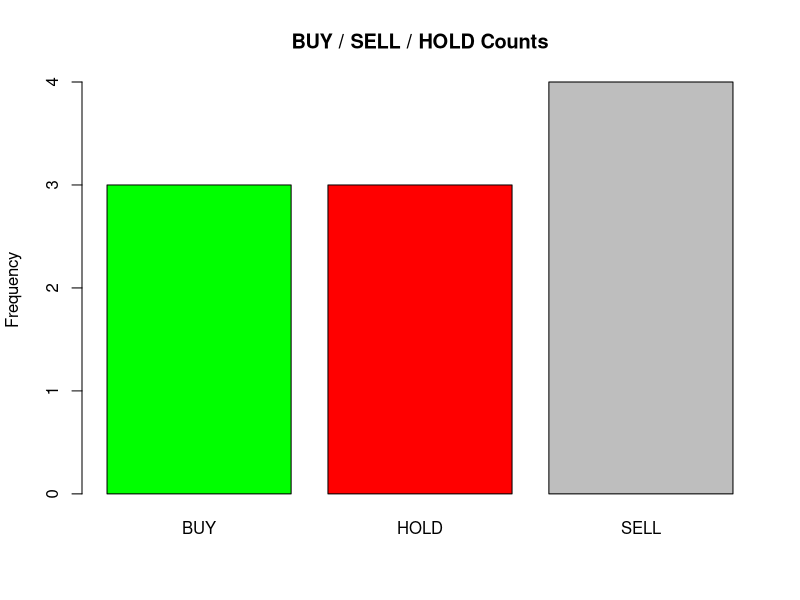
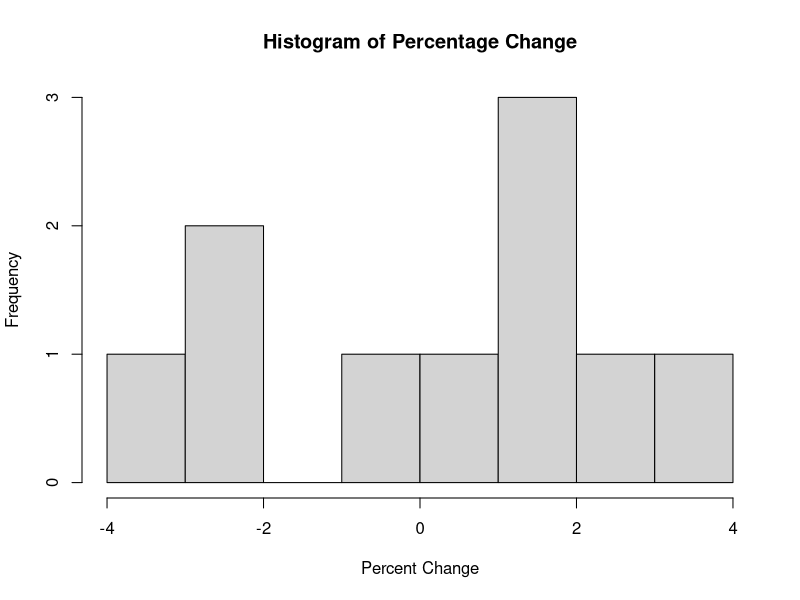
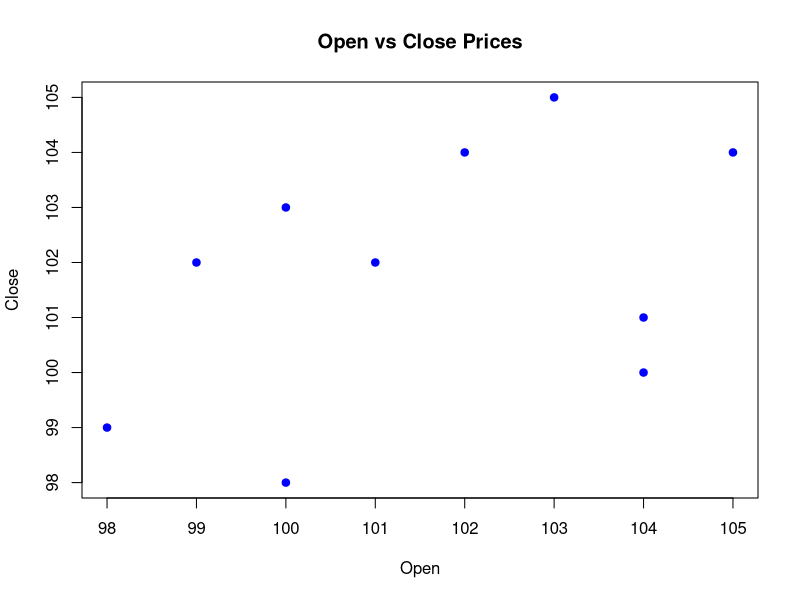

The R source for these figures, in order:
# Create the same data as Python
data <- data.frame(
  Day = 1:10,
  Open = c(100,103,105,104,101,102,104,100,98,99),
  Close = c(103,105,104,101,102,104,100,98,99,102),
  percentage_change = c(3, 1.9417, -0.9523, -2.8846, 0.9901, 
                        1.9608, -3.8461, -2.0000, 1.0204, 3.0303),
  Signal = c("HOLD","BUY","SELL","SELL","HOLD","BUY",
             "SELL","SELL","HOLD","BUY")
)

# Bar Plot
barplot(table(data$Signal),
        main="BUY / SELL / HOLD Counts",
        col=c("green","red","gray"),
        ylab="Frequency")

# Histogram
hist(data$percentage_change,
     main="Histogram of Percentage Change",
     xlab="Percent Change")

# Scatter Plot
plot(data$Open, data$Close,
     pch=19, col="blue",
     main="Open vs Close Prices",
     xlab="Open", ylab="Close")
